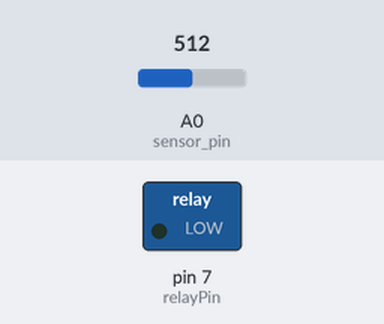
A sketch run on a simulated Arduino Uno, built with avr-gcc and run on an emulated ATmega328P. On the bench: switched loads named in the sketch (green lamp = pin HIGH). Inputs (shaded band) come from the test bench; at power-on: A0 (sensor_pin) = 512. What the sketch prints to the serial monitor is not drawn.

Above: at 6.8 s.
6.9 s: A0 (sensor_pin) set to 360
14.2 s: A0 (sensor_pin) set to 342
At 19.8 s:
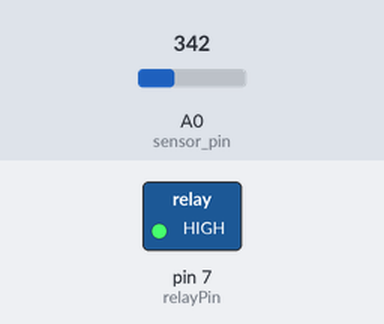
20.9 s: A0 (sensor_pin) set to 511
At 24.3 s:
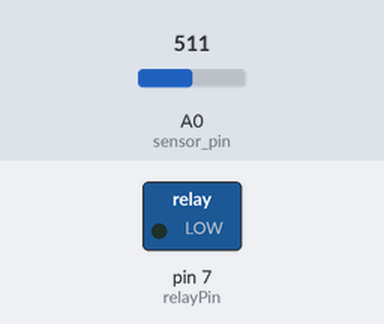
27.6 s: A0 (sensor_pin) set to 340
At 30.3 s:
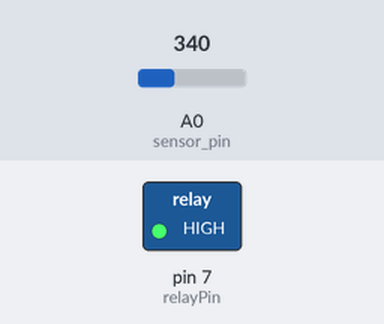
Timing chart, 0 to 31.8 s (numbered marks = the images above; inputs shaded):
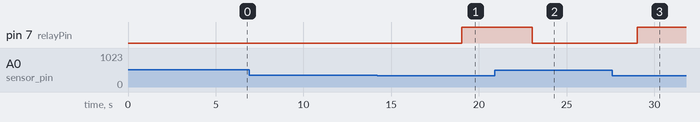

The sketch:

soil_relay.ino
```cpp
#include <SoftwareSerial.h>

SoftwareSerial espSerial(2, 3); // Rx, Tx pin of nodemcu

const int sensor_pin = A0;
const int relayPin = 7;


void setup() {
  Serial.begin(9600);
  espSerial.begin(9600);
  pinMode(sensor_pin, INPUT);
  pinMode(relayPin, OUTPUT);

}

void loop() {
//Relay off
  // digitalWrite(relayPin, HIGH);
  float moisture_percentage;
  int sensor_value;
  sensor_value = analogRead(sensor_pin);
  Serial.print(sensor_value);

  espSerial.print(sensor_value);

  moisture_percentage = ( 100 - ( (sensor_value/1023.00) * 100 ) );
  Serial.print(" Moisture Percentage = ");
  Serial.print(moisture_percentage);
  Serial.print("%\n");
  delay(1000);


  if(sensor_value>600){
    Serial.println("Pump ON");
    digitalWrite(relayPin, LOW);
    delay(10000);
  }
  else if(sensor_value>350 && sensor_value<600){
    Serial.print("Pump ON ");
    digitalWrite(relayPin, LOW);
    delay(5000);
  }
  else{
    Serial.print("Pump OFF ");
    digitalWrite(relayPin, HIGH);
    delay(1000);
  }


}
```

Measured:
- the behaviour switches between 351 and 350 on A0 (sensor_pin) (found by bisection; images 0 and 1)
- after the input at 6.9 s, every drawn part: stays the same
- after the input at 14.2 s, pin 7 (relayPin): LOW → HIGH after 4.8 s
- after the input at 20.9 s, pin 7 (relayPin): HIGH → LOW after 2.1 s
- after the input at 27.6 s, pin 7 (relayPin): LOW → HIGH after 1.4 s
